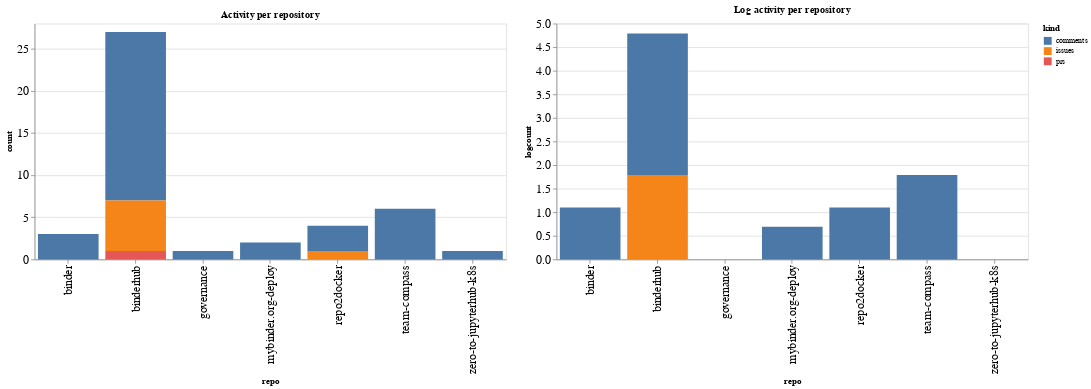

Source (notebook cell):
### Code cell
ch1 = alt.Chart(repo_summaries, width=600, title="Activity per repository").mark_bar().encode(
    x='repo',
    y='count',
    color='kind',
    tooltip="kind"
)

ch2 = alt.Chart(repo_summaries, width=600, title="Log activity per repository").mark_bar().encode(
    x='repo',
    y='logcount',
    color='kind',
    tooltip="kind"
)

ch1 | ch2

### Figure 1 — Vega-Lite specification as saved in the notebook (floating-point values rounded to 4 significant figures)
{"config": {"axisLeft": {"labelFontSize": 15}, "axisBottom": {"labelFontSize": 15}}, "hconcat": [{"mark": "bar", "encoding": {"color": {"type": "nominal", "field": "kind"}, "tooltip": {"type": "nominal", "field": "kind"}, "x": {"type": "nominal", "field": "repo"}, "y": {"type": "quantitative", "field": "count"}}, "title": "Activity per repository", "width": 600}, {"mark": "bar", "encoding": {"color": {"type": "nominal", "field": "kind"}, "tooltip": {"type": "nominal", "field": "kind"}, "x": {"type": "nominal", "field": "repo"}, "y": {"type": "quantitative", "field": "logcount"}}, "title": "Log activity per repository", "width": 600}], "data": {"name": "data-6249323bc47a9332848454c512954635"}, "$schema": "https://vega.github.io/schema/vega-lite/v4.8.1.json", "datasets": {"data-6249323bc47a9332848454c512954635": [{"repo": "binder", "kind": "comments", "count": 3, "logcount": 1.099}, {"repo": "binderhub", "kind": "comments", "count": 20, "logcount": 2.996}, {"repo": "binderhub", "kind": "issues", "count": 6, "logcount": 1.792}, {"repo": "binderhub", "kind": "prs", "count": 1, "logcount": 0.0}, {"repo": "governance", "kind": "comments", "count": 1, "logcount": 0.0}, {"repo": "mybinder.org-deploy", "kind": "comments", "count": 2, "logcount": 0.6931}, {"repo": "repo2docker", "kind": "comments", "count": 3, "logcount": 1.099}, {"repo": "repo2docker", "kind": "issues", "count": 1, "logcount": 0.0}, {"repo": "team-compass", "kind": "comments", "count": 6, "logcount": 1.792}, {"repo": "zero-to-jupyterhub-k8s", "kind": "comments", "count": 1, "logcount": 0.0}]}}
